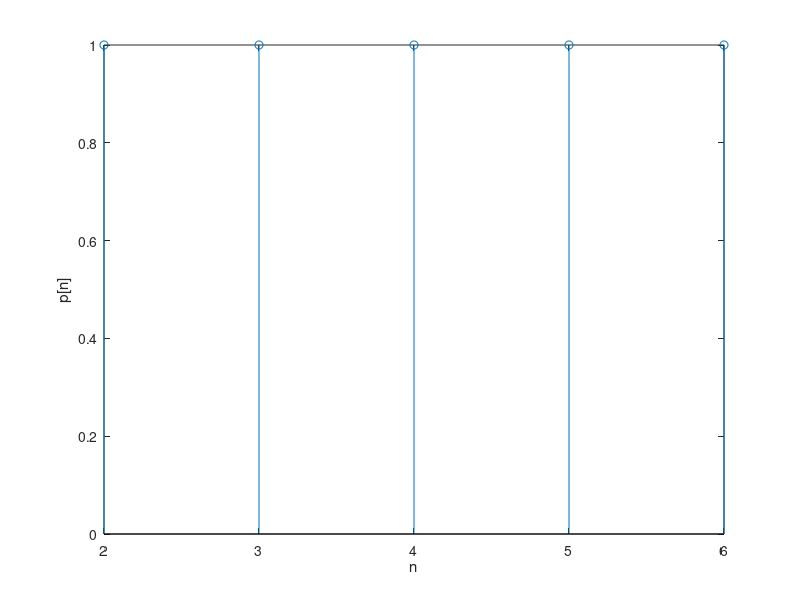

This figure's MATLAB source:
n1=[2,3,4,5,6]; %definisikan indeks sampel n
n2=0;
p1=[1,1,1,1,1]; %tentukan nilai p terhadap n
p2=0;
stem(n1,p1); 
xlabel('n'); % menambahkan teks disamping sumbu x berupa "n"
ylabel('p[n]'); % menambahakan teks disamping sumbu y berupa "p[n]"